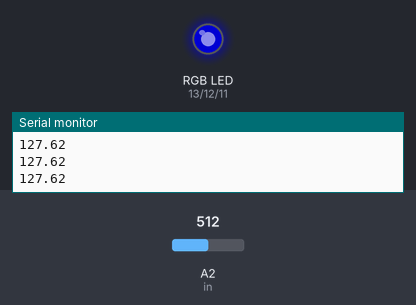
Simulated run of this sketch. Board: Arduino Uno, built with avr-gcc and run on an emulated ATmega328P. Parts: an RGB LED mixed from three pins (HIGH = lit), the last lines printed to the serial monitor. Inputs (shaded band) come from the test bench; at power-on: A2 (in) = 512. Dim RGB values are drawn brighter than linear.

Above: at 1.2 s.
1.3 s: A2 (in) set to 716
At 1.6 s:
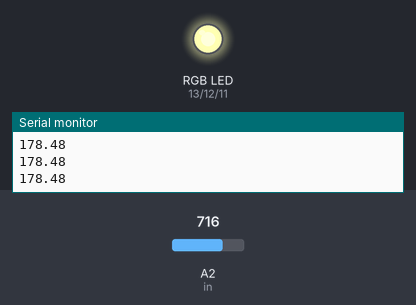
2.8 s: A2 (in) set to 900
At 3.8 s:
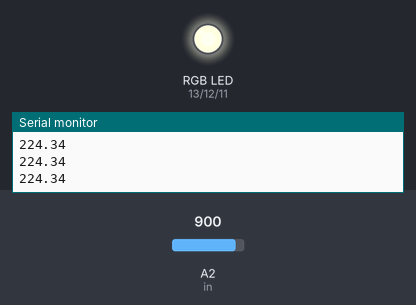
4.3 s: A2 (in) set to 122
At 4.8 s:
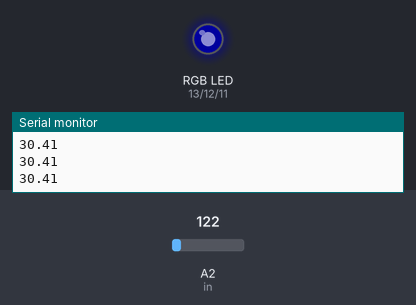
5.8 s: A2 (in) set to 0
At 7.0 s:
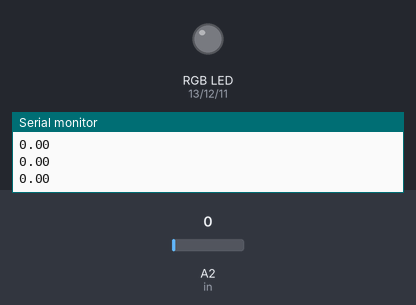
7.3 s: A2 (in) set to 511
At 8.5 s:
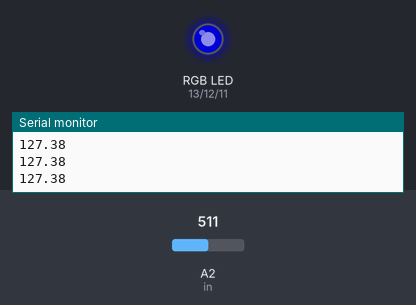
Timing chart, 0 to 9.8 s (numbered marks = the images above; inputs shaded):
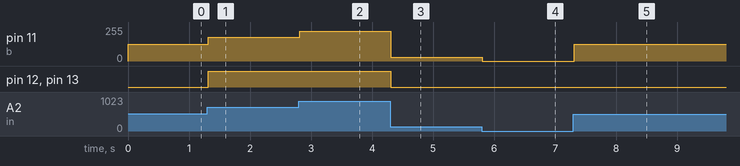

Measured:
- after the input at 1.3 s, pin 11 (b): 127/255 → 178/255 at once; pin 12 (g), pin 13 (r): LOW → HIGH at once
- after the input at 2.8 s, pin 11 (b): 178/255 → 224/255 at once
- after the input at 4.3 s, pin 11 (b): 224/255 → 30/255 at once; pin 12 (g), pin 13 (r): HIGH → LOW at once
- after the input at 5.8 s, pin 11 (b): 30/255 → 0/255 at once
- after the input at 7.3 s, pin 11 (b): 0/255 → 127/255 at once

The sketch:

RGBcolourchanger.ino
```cpp
int in=A2;
int a=250;
int r=13;
int g=12;
int b=11;
float inv;
float inv2;
float rv;
void setup() {
pinMode(in,INPUT);
pinMode(r,OUTPUT);
pinMode(g,OUTPUT);
pinMode(b,OUTPUT);
Serial.begin(9600);
}

void loop() {
rv=analogRead(in);
inv=(255./1023.)*rv;
Serial.println(inv);
delay(1);
inv2=-inv;
analogWrite(r,inv);
analogWrite(g,inv);
analogWrite(b,inv);
}
```
